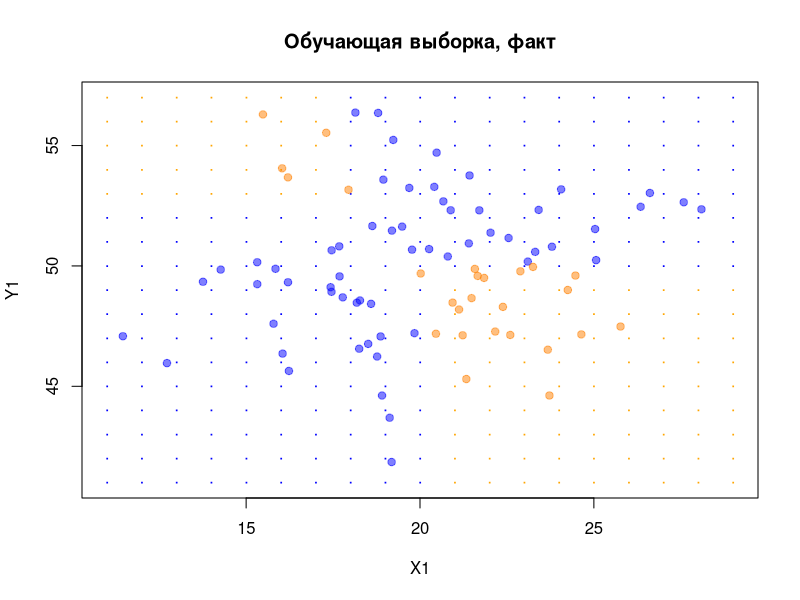
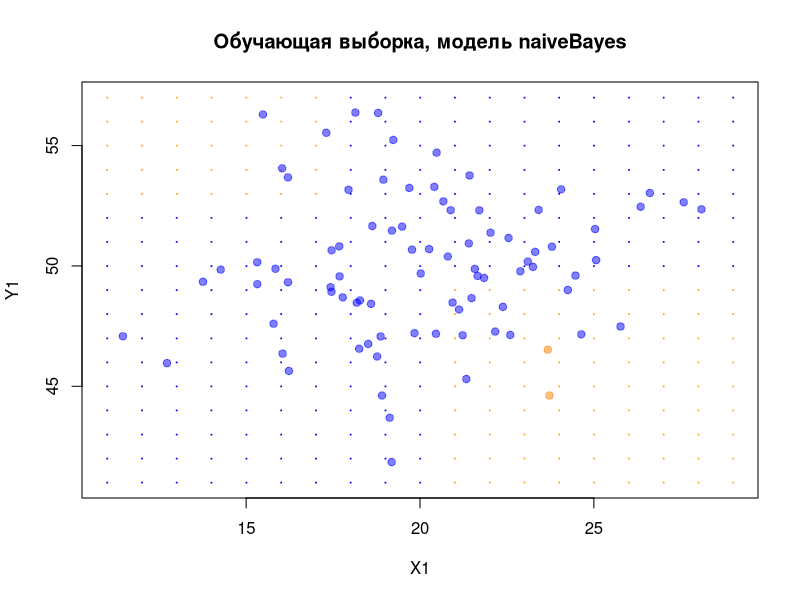
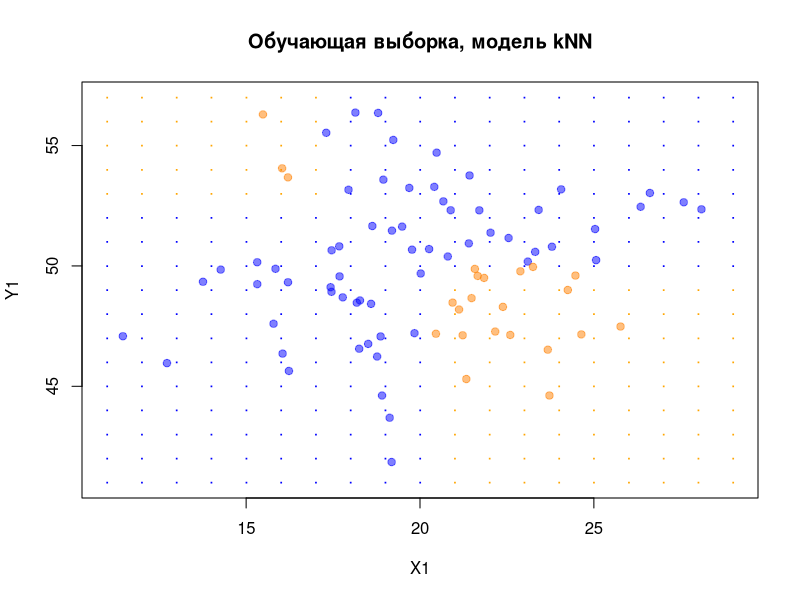

The R source for these figures, in order:
# Estimate model precision for one descrete dependent variable (Y)
# Source: Course 'Math modeling' practical work, State University of Management, Moscow
# link: https://sites.google.com/a/kiber-guu.ru/r-practice/home

library('mlbench')
library('class')
library('car')
library('class')
library('e1071')
library('MASS')

# discrete function
rules <- function(x1, x2){ ifelse((x1 > 20 & x2 < 50) | (x1 < 18 & x2 > 52), 1, 0) }

# parameters
my.seed <- 123
n <- 100
train.percent <- 0.85

# Generate data set
set.seed(my.seed)
x1 <- rnorm(20, 3.7, n = n)
set.seed(my.seed + 1)
x2 <- rnorm(50, 3.3, n = n)

# Vector to subset train and test data
set.seed(my.seed)
inTrain <- sample(seq_along(x1), train.percent*n)

x1.train <- x1[inTrain]
x2.train <- x2[inTrain]

x1.test <- x1[-inTrain]
x2.test <- x2[-inTrain]

# Create descrete parameter according to given function
y.train <- rules(x1.train, x2.train)
y.test <- rules(x1.test, x2.test)
# Table with train data
df.train.1 <- data.frame(x1 = x1.train, x2 = x2.train, y = y.train)
df.train.1
# Table with test data
df.test.1 <- data.frame(x1 = x1.test, x2 = x2.test)
df.test.1

### PLOT TEST DATA
x1.grid <- rep(seq(floor(min(x1)), ceiling(max(x1)), by = 1),
               ceiling(max(x2)) - floor(min(x2)) + 1)
x2.grid <- rep(seq(floor(min(x2)), ceiling(max(x2)), by = 1),
               each = ceiling(max(x1)) - floor(min(x1)) + 1)
# классы для наблюдений сетки
y.grid <- rules(x1.grid, x2.grid)
# фрейм для сетки
df.grid.1 <- data.frame(x1 = x1.grid, x2 = x2.grid, y = y.grid)
# цвета для графиков
cls <- c('blue', 'orange')
cls.t <- c(rgb(0, 0, 1, alpha = 0.5), rgb(1,0.5,0, alpha = 0.5))
# график истинных классов
plot(df.grid.1$x1, df.grid.1$x2, 
     pch = '·', col = cls[df.grid.1[, 'y'] + 1],
     xlab = 'X1', ylab = 'Y1',
     main = 'Обучающая выборка, факт')
# точки фактических наблюдений
points(df.train.1$x1, df.train.1$x2,
       pch = 21, bg = cls.t[df.train.1[, 'y'] + 1], 
       col = cls.t[df.train.1[, 'y'] + 1])

### 1. Build a model using Naive Bayess classifier

nb <- naiveBayes(y ~ ., data = df.train.1)
# получаем модельные значения на обучающей выборке как классы
y.nb.train <- ifelse(predict(nb, df.train.1[, -3], 
                             type = "raw")[, 2] > 0.5, 1, 0)
# график истинных классов
plot(df.grid.1$x1, df.grid.1$x2, 
     pch = '·',  col = cls[df.grid.1[, 'y'] + 1], 
     xlab = 'X1', ylab = 'Y1',
     main = 'Обучающая выборка, модель naiveBayes')
# точки наблюдений, предсказанных по модели
points(df.train.1$x1, df.train.1$x2, 
       pch = 21, bg = cls.t[y.nb.train + 1], 
       col = cls.t[y.nb.train + 1])

# матрица неточностей на обучающей выборке
tbl <- table(y.train, y.nb.train)
tbl

Acc <- sum(diag(tbl)) / sum(tbl)
Acc

cat('Как можно видеть на графике, ту часть жёлтого класса, которая расположена в левой верхней области пространства координат, модель классифицирует неверно. Таким образом, байесовская решающая граница не моделирует разрыв жёлтого класса синим. Это происходит потому, что в непрерывном случае наивный байесовский метод исходит из допущения о линейной разделимости двух классов и нормальности распределения объясняющих переменных в них. Однако в этом примере это допущение не выполняется.
Сделаем прогноз классов Y на тестовую выборку и оценим точность модели. Как можно убедиться, точность на тестовой оказывается ниже, чем на обучающей выборке. Учитывая, как ведёт себя классификатор на обучающей выборке, такой модели доверять не стоит.')

# прогноз на тестовую выборку
y.nb.test <- ifelse(predict(nb, df.test.1, type = "raw")[, 2] > 0.5, 1, 0)
# матрица неточностей на тестовой выборке
tbl <- table(y.test, y.nb.test)
tbl

# точность, или верность (Accuracy)
Acc <- sum(diag(tbl)) / sum(tbl)
Acc

### 2. Build kNN model for k=3
y.knn.train <- knn(train = scale(df.train.1[, -3]), 
                   test = scale(df.train.1[, -3]),
                   cl = df.train.1$y, k = 3)
# график истинных классов
plot(df.grid.1$x1, df.grid.1$x2, 
     pch = '·', col = cls[df.grid.1[, 'y'] + 1],
     xlab = 'X1', ylab = 'Y1',
     main = 'Обучающая выборка, модель kNN')
# точки наблюдений, предсказанных по модели
points(df.train.1$x1, df.train.1$x2, 
       pch = 21, bg = cls.t[as.numeric(y.knn.train)], 
       col = cls.t[as.numeric(y.knn.train)])

# матрица неточностей на обучающей выборке
tbl <- table(y.train, y.knn.train)
tbl

# точность (Accuracy)
Acc <- sum(diag(tbl)) / sum(tbl)
Acc

# прогноз на тестовую выборку
y.knn.test <- knn(train = scale(df.train.1[, -3]), 
                  test = scale(df.test.1[, -3]),
                  cl = df.train.1$y, k = 3)
# матрица неточностей на тестовой выборке
tbl <- table(y.test, y.knn.test)
tbl

# точность (Accuracy)
Acc <- sum(diag(tbl)) / sum(tbl)
Acc

# As we can see, kNN method is more accurate than Naive Bayes for this case.

